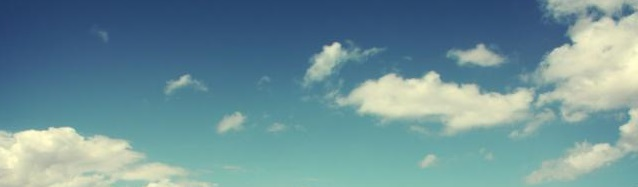
#> input picture Lab 2/img/img4/Classes/5.jpg, 638 x 187 px, found by its file name; the run also reads 1 picture not shown here
$ jupyter execute --allow-errors 'Lab 2.ipynb'
#> lines starting #> are read from the running program, lines starting #| are printed output that depends on the picture
[cell 1]
import cv2, math, matplotlib.pyplot as plt, numpy as np
import matplotlib.pyplot as plt
from IPython.display import Image
from math import sqrt,exp,pi
from numpy import linalg as LA,dot,zeros,copy, log10,array,amax,dstack

# Proximity between cell labels
Cоседство между метками ячеек

[cell 2]
mas = np.array([
    [1,2,3],
    [8,0,4],
    [7,6,5]
])


indices = [[i[0],j[0]] for i,j in [np.where(mas == k) for k in [k for k in range(1,9)]]]

indices

[cell 3]
class Proximity_between_cell_labels(object):
    def __init__(self,Name_of_classes,L):
        self.name = "_".join([str(n) for n in Name_of_classes])
        # An array that shows which elements are considered in a bundle
        # Масив, который показывает, какие элементы рассматриваются в связке
        self.classes = np.array(Name_of_classes)
        # Links between labels
        # Связи между метками
        self.labels = {n:l for n,l in zip(Name_of_classes,L)}

class All_proximity_between_cell_labels(object):
    def __init__(self,Mas_of_proximity_between_cell_labels):
        self.all_names = np.array([p.name for p in Mas_of_proximity_between_cell_labels])
        # All arrays that shows which elements are considered in a bundle
        # Все масивы, которые показывают, какие элементы рассматриваются в связке
        self.all_classes = np.array([p.classes for p in Mas_of_proximity_between_cell_labels])
        # All links between labels
        # Все связи между метками
        self.all_proximity = np.array([p.labels for p in Mas_of_proximity_between_cell_labels])
        self.dict = {i:j for i,j in zip([tuple(p.classes) for p in Mas_of_proximity_between_cell_labels],self.all_proximity)}

        # L --- the position of the object we are considering
        # k1 --- label of the object we are considering
        # L --- neighbor's position

        # k1 --- мітка об'єкта, який розглядаємо
        # k2 --- мітка об'єкта, який є сусідом до попереднього
        # L --- позиція сусіда

    def the_existence_of_an_edge (self,k1,k2,L):
        i,j = L
        # We are looking for those arrays that have information about the presence of an edge or its absence
        # Ищем те массивы, которые имеют информацию о наличии ребра или его отсутствии

        # Location of mark k1
        # Местонахождение метки k1
        I, J = np.where (self.all_classes == k1)
    #     k1_i_j = [[i,j] for i,j in zip(I,J)]
        k1_i = [i for i,j in zip(I,J)]
        k1_j = [j for i,j in zip(I,J)]

        # The same
        # Аналогично
        I, J = np.where (self.all_classes == k2)
    #     k2_i_j = [[i,j] for i,j in zip(I,J)]
        k2_i = [i for i,j in zip(I,J)]
        k2_j = [j for i,j in zip(I,J)]

        # k1, k2 are together in a one-dimensional array
        # k1, k2 находятся вместе в одномерном масиве
        int1d = np.intersect1d(k1_i,k2_i)

        # Indices of such k1 and k2
        # Индексы таких  k1 и k2
        k1_2_i = [k1_i [i] for i in[np.where(k1_i == i)[0][0] for i in int1d]]
        k2_1_i =[k2_i [i] for i in[np.where(k2_i == i)[0][0] for i in int1d]]

        k1_2_j = [k1_j [i] for i in[np.where(k1_i == i)[0][0] for i in int1d]]
        k2_1_j =[k2_j [i] for i in[np.where(k2_i == i)[0][0] for i in int1d]]

        k1_indexes = np.stack((k1_2_i,k1_2_j)).T
        k2_indexes = np.stack((k2_1_i,k2_1_j)).T

#         print(np.array([ [a,b] for a,b in zip(k1_indexes,k2_indexes)]).T,np.array([ self.all_proximity[a[0]][k1][b[1]][i,j] for a,b in zip(k2_indexes,k1_indexes)]).T)

        # Data obtained from arrays that show the existence of an edge between labels
        # Данные полученые из масивов, которые показывают существование ребра между метками
        Ans_k_1_2 = np.array([ self.all_proximity[a[0]][k1][b[1]][i,j] for a,b in zip(k1_indexes,k2_indexes)]).T #all_proximity.all_proximity[k1[0]][k1][k2[1]]
        Ans_k_2_1 = np.array([ self.all_proximity[a[0]][k2][b[1]][1-(i-1),1-(j-1)] for a,b in zip(k2_indexes,k1_indexes)]).T
        # Check if an error exists. If yes, then show where the discrepancy is
        # Проверить, существует ли ошибка. Если да, то показываем где несоответствие.
        (Ans_k_1_2,Ans_k_2_1)

        check = np.vstack((Ans_k_1_2,Ans_k_2_1))
        if not(check.all() or (check == np.zeros(check.shape)).all()):
            mistake1 = np.array([ self.all_proximity[a[0]][k1][b[1]] for a,b in zip(k1_indexes,k2_indexes)])
            mistake2 = np.array([ self.all_proximity[a[0]][k2][b[1]] for a,b in zip(k2_indexes,k1_indexes)])

    #         f1 = np.array([ self.all_proximity[a[0]] for a,b in zip(k1_indexes,k2_indexes)])
    #         f2 = np.array([ self.all_proximity[a[0]] for a,b in zip(k2_indexes,k1_indexes)])

            print(f"All proximity \n {self.all_classes} \n")
            print(f"Difference in:")
            print(Ans_k_1_2,Ans_k_2_1 )
            print(f"\n Mistake in \n\nk1 = {k1} in k1_indexes = \n{k1_indexes}\n\ni = {i}, j = {j}\n\n{mistake1}\n\n")#{f1}")
            print(f"\n\nk2 = {k2} in k2_indexes = \n{k2_indexes}\n\ni = {1-(i-1)}, j = {1-(j-1)}\n\n{mistake2}\n\n")# from {f2}")
        return Ans_k_1_2[0]

[cell 4]
m = np.array([[0],[0]])
n = np.array([[0]])
(m == np.zeros(m.shape)).all()

check = np.vstack((n,m))
check.all() or (check == np.zeros(check.shape)).all()

# ((Ans_k_1_2 == np.zeros(Ans_k_1_2.shape)).all() or (Ans_k_2_1 == np.zeros(Ans_k_2_1.shape)).all())

[cell 5]
Image(r'.\Segments and boundaries\task.png')

[cell 6]
Image(r'.\Segments and boundaries\5_4_3.png')

[cell 7]
L_1_1 = np.array([
    [True,True,True],
    [True,2,True],
    [True,True,True]
])

L_1_2 = np.array([
    [True,False,True],
    [True,2,True],
    [True,True,True]
])

L_1_3 = np.array([
    [False,False,False],
    [False,2,False],
    [False,False,False]
])

L_1 = np.stack((L_1_1,L_1_2,L_1_3))

L_2_1 = np.array([
    [True,True,True],
    [True,2,True],
    [True,False,True]
])

L_2_2 = np.array([
    [False,True,False],
    [True,2,True],
    [False,True,False]
])

L_2_3 = np.array([
    [True,False,True],
    [True,2,True],
    [True,True,True]
])

L_2 = np.stack((L_2_1,L_2_2,L_2_3))

L_3_1 = np.array([
    [False,False,False],
    [False,2,False],
    [False,False,False]
])

L_3_2 = np.array([
    [True,True,True],
    [True,2,True],
    [True,False,True]
])


L_3_3 = np.array([
    [True,True,True],
    [True,2,True],
    [True,True,True]
])

L_3 = np.stack((L_3_1,L_3_2,L_3_3))

[cell 8]
Proximity_5_4_3 = Proximity_between_cell_labels([5,4,3],[L_1,L_2,L_3])

[cell 9]
Image(r'.\Segments and boundaries\4_3_2.png')

[cell 10]
L_1_1 = np.array([
    [False,True,False],
    [True,2,True],
    [False,True,False]
])

L_1_2 = np.array([
    [True,False,True],
    [True,2,True],
    [True,True,True]
])

L_1_3 = np.array([
    [False,False,False],
    [False,2,False],
    [False,False,False]
])

L_1 = np.stack((L_1_1,L_1_2,L_1_3))

L_2_1 = np.array([
    [True,True,True],
    [True,2,True],
    [True,False,True]
])

L_2_2 = np.array([
    [True,True,True],
    [True,2,True],
    [True,True,True]
])

L_2_3 = np.array([
    [True,False,True],
    [True,2,True],
    [True,True,True]
])

L_2 = np.stack((L_2_1,L_2_2,L_2_3))

L_3_1 = np.array([
    [False,False,False],
    [False,2,False],
    [False,False,False]
])

L_3_2 = np.array([
    [True,True,True],
    [True,2,True],
    [True,False,True]
])

L_3_3 = np.array([
    [False,True,False],
    [True,2,True],
    [False,True,False]
])


L_3 = np.stack((L_3_1,L_3_2,L_3_3))

[cell 11]
Proximity_4_3_2 = Proximity_between_cell_labels([4,3,2],[L_1,L_2,L_3])

[cell 12]
Image(r'.\Segments and boundaries\3_2_1.png')

[cell 13]
L_1_1 = np.array([
    [True,True,True],
    [True,2,True],
    [True,True,True]
])

L_1_2 = np.array([
    [True,False,True],
    [True,2,True],
    [True,True,True]
])

L_1_3 = np.array([
    [False,False,False],
    [False,2,False],
    [False,False,False]
])

# L_1_1 = np.array([
#     [False,False,False],
#     [False,2,False],
#     [False,False,False]
# ])

# L_1_2 = np.array([
#     [True,False,True],
#     [True,2,True],
#     [True,True,True]
# ])

# L_1_3 = np.array([
#     [False,False,False],
#     [False,2,False],
#     [False,False,False]
# ])

L_1 = np.stack((L_1_1,L_1_2,L_1_3))

L_2_1 = np.array([
    [True,True,True],
    [True,2,True],
    [True,False,True]
])

L_2_2 = np.array([
    [False,True,False],
    [True,2,True],
    [False,True,False]
])

L_2_3 = np.array([
    [True,False,True],
    [True,2,True],
    [True,True,True]
])

L_2 = np.stack((L_2_1,L_2_2,L_2_3))

L_3_1 = np.array([
    [False,False,False],
    [False,2,False],
    [False,False,False]
])

L_3_2 = np.array([
    [True,True,True],
    [True,2,True],
    [True,False,True]
])

L_3_3 = np.array([
    [True,True,True],
    [True,2,True],
    [True,True,True]
])


# L_3_3 = np.array([
#     [False,False,False],
#     [False,2,False],
#     [False,False,False]
# ])


L_3 = np.stack((L_3_1,L_3_2,L_3_3))

[cell 14]
Proximity_3_2_1 = Proximity_between_cell_labels([3,2,1],[L_1,L_2,L_3])

# 5_2_1

[cell 15]
Image(r'.\Segments and boundaries\5_2_1.jpg')

[cell 16]
L_1_1 = np.array([
    [True,True,True],
    [True,2,True],
    [True,True,True]
])


L_1_2 = np.array([
    [True,False,True],
    [True,2,True],
    [True,True,True]
])


L_1_3 = np.array([
    [False,False,False],
    [False,2,False],
    [False,False,False]
])

L_1 = np.stack((L_1_1,L_1_2,L_1_3))

L_2_1 = np.array([
    [True,True,True],
    [True,2,True],
    [True,False,True]
])

L_2_2 = np.array([
    [False,True,False],
    [True,2,True],
    [False,True,False]
])

L_2_3 = np.array([
    [True,False,True],
    [True,2,True],
    [True,True,True]
])

L_2 = np.stack((L_2_1,L_2_2,L_2_3))

L_3_1 = np.array([
    [False,False,False],
    [False,2,False],
    [False,False,False]
])

L_3_2 = np.array([
    [True,True,True],
    [True,2,True],
    [True,False,True]
])

L_3_3 = np.array([
    [True,True,True],
    [True,2,True],
    [True,True,True]
])


L_4 = np.stack((L_3_1,L_3_2,L_3_3))

[cell 17]
Proximity_5_2_1 = Proximity_between_cell_labels([5,2,1],[L_1,L_2,L_3])

[cell 18]
Proximity_5_4_3.name

[cell 19]
Proximity_5_4_3.classes

[cell 20]
Proximity_5_4_3.labels

[cell 21]
all_proximity = All_proximity_between_cell_labels([Proximity_5_4_3,Proximity_4_3_2,Proximity_3_2_1,Proximity_5_2_1 ])

[cell 22]
all_proximity.all_names

[cell 23]
all_proximity.all_classes

[cell 24]
k1 = 2; k2 = 3
i = 1; j = 0
L = (i,j)

all_proximity.all_proximity[1][2][1][2][0]

[cell 25]
all_proximity.the_existence_of_an_edge (k1,k2,L)

[cell 26]
all_proximity.the_existence_of_an_edge (1,3,L)

# Image and its data
Изображение и его данные

[cell 27]
class Image_class(object):
    def __init__(self, path):
        self.number = int(path[-5])
        self.img = cv2.imread(path, cv2.IMREAD_UNCHANGED)
        print('Original Dimensions : ',self.img.shape)
        self.max_i, self.max_j, _ = self.img.shape
        # [14 lines of commented-out code are left out]

[cell 28]
i = 4
# path = f"./img/img{i}/img{i}.jpg"
# img = Image(path)
# Image(r"./img/img"+str(i)+"/img"+str(i)+".jpg")
for j in [5,3,1]:
    print (f"./img/img{i}/classes/{j}.jpg")
    Image_class(f"./img/img{i}/classes/{j}.jpg")
#> this loop made 3 passes
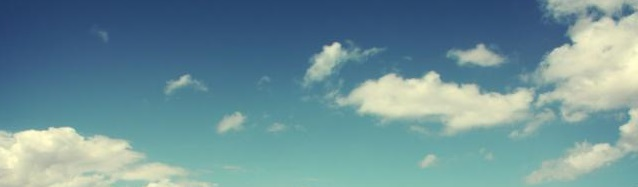
#> input picture Lab 2/img/img4/Classes/5.jpg, 638 x 187 px, found by its file name
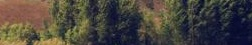
#> input picture Lab 2/img/img4/Classes/3.jpg, 252 x 45 px, found by its file name
#> pass 3, in __init__ (call 3), `self.img = cv2.imread(path, cv2.IMREAD_UNCHANGED)`:
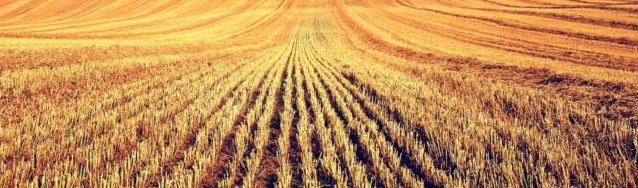
#> self.img: shape (188, 638, 3); mean B, G, R 83.9, 140.2, 192.4

#> (a cell that did not finish here is left out)


[cell 30]
all_proximity.the_existence_of_an_edge (2,3,L)
